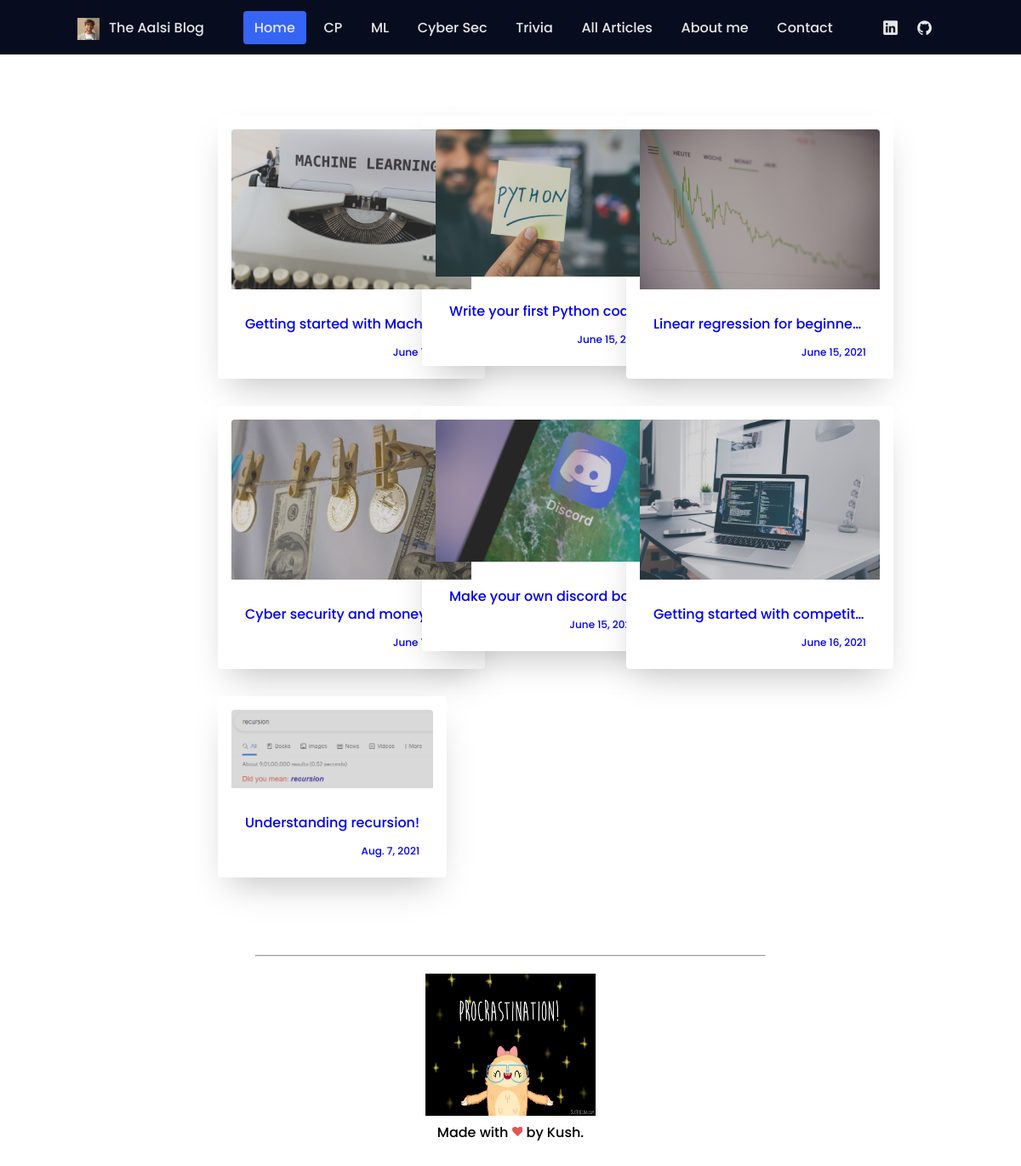
The page /articles on the database its author committed.
### home/models.py (models this page shows, shortened)
class Articles(models.Model):
    title = models.CharField(max_length=50)
    img = models.ImageField(null = True, blank = True, upload_to = 'static/images/')
    author = models.CharField(max_length=100)
    tags = models.CharField(max_length=500, default="")
    article_body = RichTextField(blank = True, null = True)
    likes = models.IntegerField(default=0, blank=True)
    date_added = models.DateField(default=django.utils.timezone.now)
    reading_time = models.IntegerField(default=0, null=True, blank=True)

### home/views.py (the view)
# urls.py: path('articles', views.all_articles, name = "all"),
def all_articles(request):
    articles = Articles.objects.all()
    ctx = {
        'articles' : articles,
        'title' : "All Posts"
    }
    return render(request, 'articles.html', context=ctx)

### templates/articles.html (shortened to what this page needs)
{% extends 'base.html' %}
{% block content %}
<ul class="cards">
    {% for art in articles %}
        <li class="cards__item">
            <a href={% url 'article' art.title %}>
                <div class="card">
                    <img class="card__image" src={{art.img.url}}>
                    <div class="card__content">
                        <p class="card_title">
                            {{art.title}}
                        </p>
                        <p class = "card_date">
                            {{art.date_added}}
                        </p>
                    </div>
                </div>
            </a>
        </li>
    {% endfor %}
</ul>
{% endblock content %}

### static/styles.css (style rules this page uses)
:root { --header-height: 3rem; --first-color: #3664F4; --dark-color: #070D1F; --dark-color-alt: #282B3A; --white-color: #E6E7E9; --body-font: 'Poppins', sans-serif; --normal-font-size: .938rem; --small-font-size: .813rem; --z-fixed: 100; }
@media screen and (min-width: 768px) { :root { --normal-font-size: 1rem; --small-font-size: .875rem; } }
body { margin: var(--header-height) 0 0 0; font-family: var(--body-font); font-size: var(--normal-font-size); font-weight: 500; }
ul { margin: 0; padding: 0; list-style: none; }
a { text-decoration: none; }
img { max-width: 100%; height: auto; }
@media screen and (min-width: 768px) { body { margin: 0; } }
.card { box-shadow: 0 4px 8px 0 rgba(0, 0, 0, 0.2); padding: 16px; text-align: center; background-color: #f1f1f1; }
.card_title { white-space: nowrap; overflow: hidden; text-overflow: ellipsis; max-width: 250px; margin: auto; }
.cards { display: flex; flex-wrap: wrap; list-style: none; margin: 0; padding: 0; margin-top: 60px; }
.cards__item { display: flex; padding: 1rem; }
@media (min-width: 40rem) { .cards__item { width: 50%; } }
@media (min-width: 56rem) { .cards__item { width: 33.3333%; } }
.card { background-color: white; border-radius: 0.25rem; box-shadow: 0 20px 40px -14px rgba(0, 0, 0, 0.25); display: flex; flex-direction: column; overflow: hidden; }
.card__content { display: flex; flex: 1 1 auto; flex-direction: column; padding: 1rem; }
.card__image { background-position: center center; background-repeat: no-repeat; background-size: cover; border-top-left-radius: 0.25rem; border-top-right-radius: 0.25rem; filter: contrast(70%); overflow: hidden; position: relative; transition: filter 0.5s cubic-bezier(0.43, 0.41, 0.22, 0.91); }
.card__image::before { content: ""; display: block; padding-top: 56.25%; }
@media (min-width: 40rem) { .card__image::before { padding-top: 66.6%; } }
.card > img { margin-bottom: .75rem; }
.card_date { margin-bottom: -10px; text-align: right; font-size: 12px; }

### rows shown on the page
Articles: img (picture), title "Getting started with Machine…", date_added "June…"
Articles: img (picture), title "Write your first Python code!", date_added "June 15, 2021"
Articles: img (picture), title "Linear regression for beginne…", date_added "June 15, 2021"
Articles: img (picture), title "Cyber security and money la…", date_added "June…"
Articles: img (picture), title "Make your own discord bot", date_added "June 15, 2021"
Articles: img (picture), title "Getting started with competit…", date_added "June 16, 2021"
Articles: img (picture), title "Understanding recursion!", date_added "Aug. 7, 2021"
